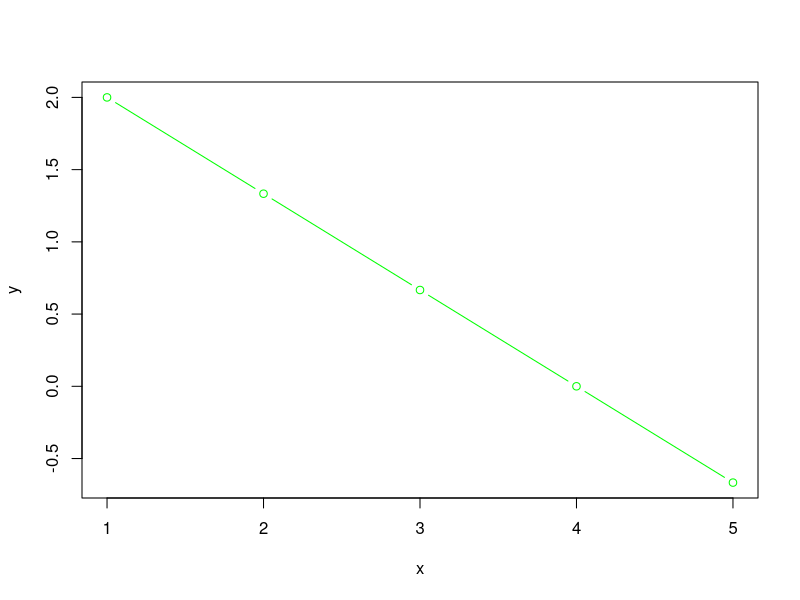
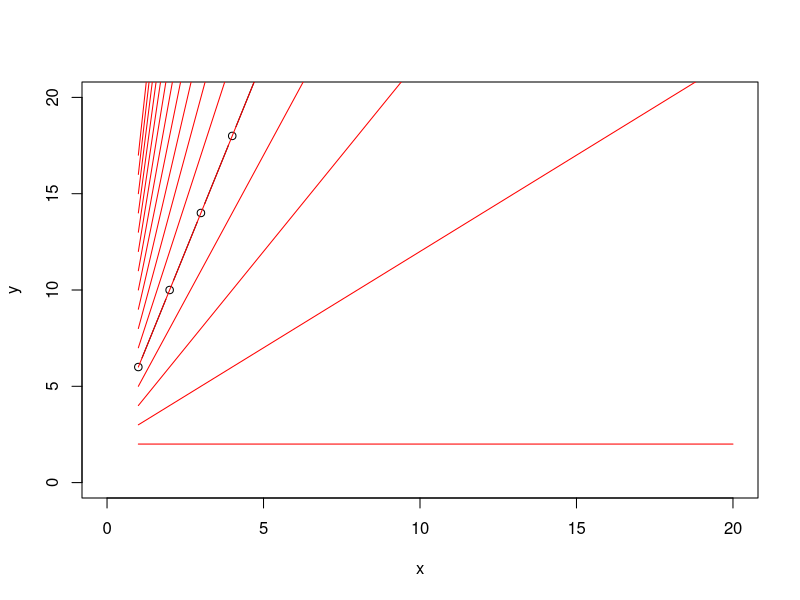
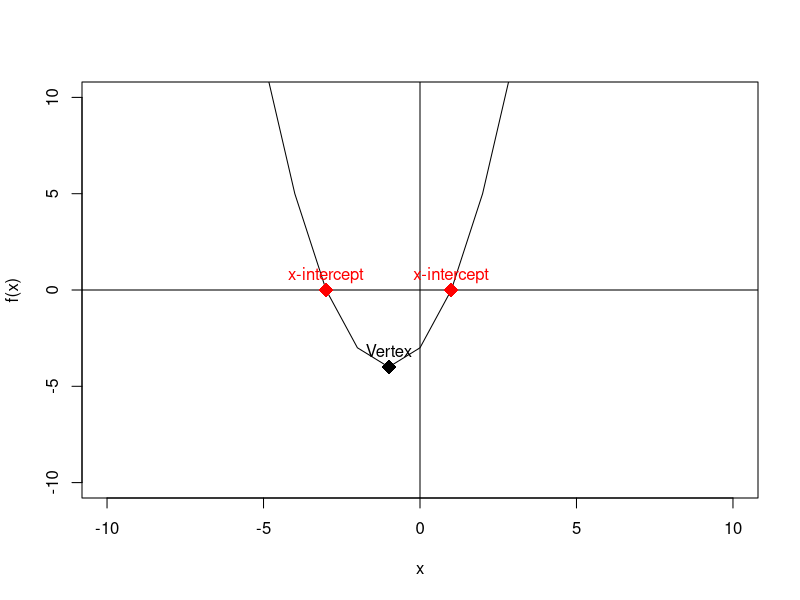
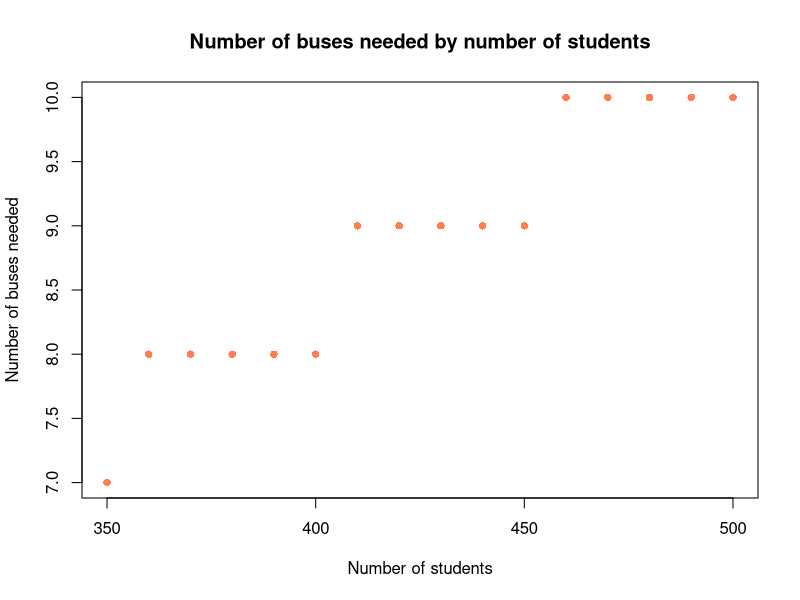
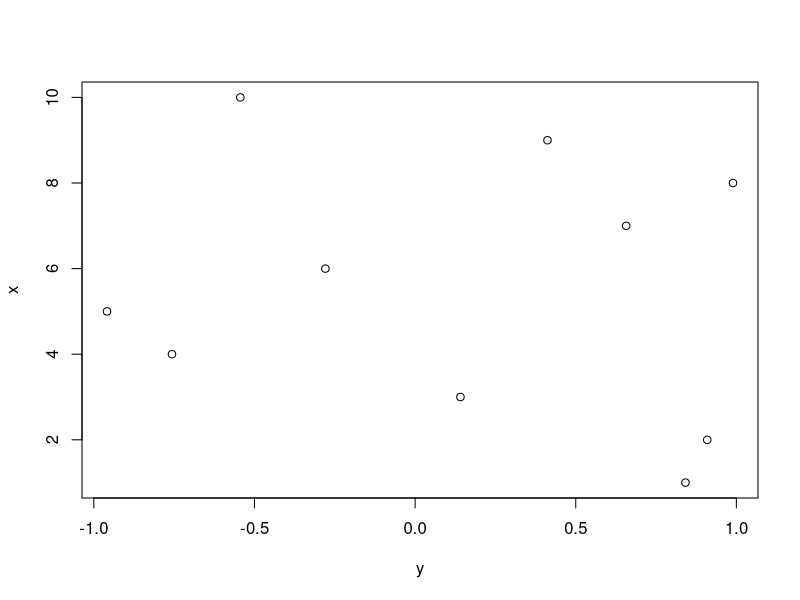
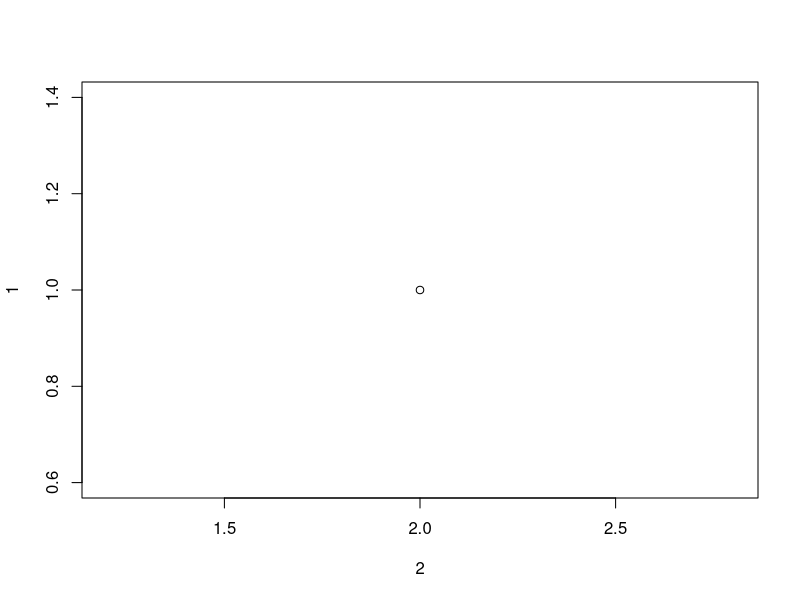
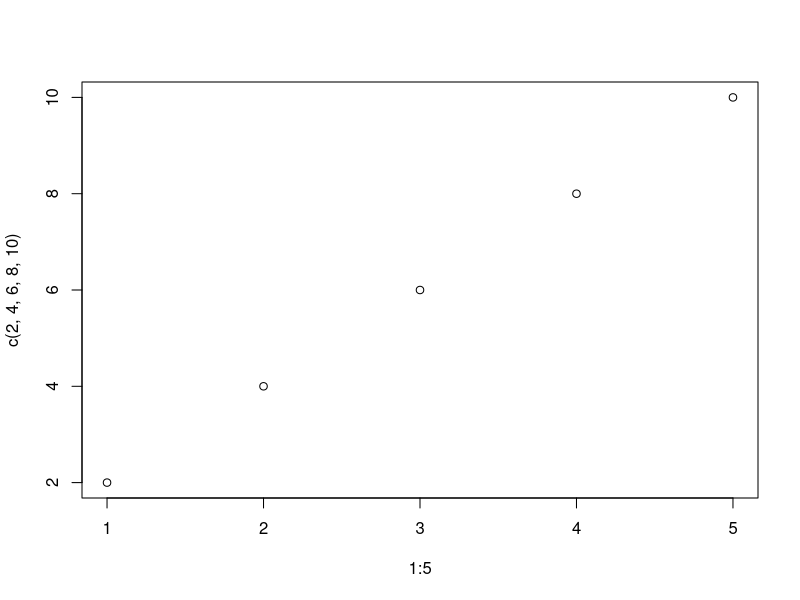

Generate these figures, in order, with R: (Note: this script raises an error after producing the figures.)
#equations and their graphs

#2x + 3y = 8

#solve for y

#3y = 8 -2x

x = 1:5

y = (8-2*x)/3
plot(x,y,type="b",col="green")




#straight line
# y = mx + b

m = 4
b = 2
x = 1:20


y = m*x + b

plot(x,y,type="b",xlim=c(0,20),ylim=c(0,20))

for ( m in 0:15){
  x = 1:20
  y = m*x + b
  lines(x,y,type="l",col="red")
}

#if m = 2

#example
# x = 1
# y =




#quadratic equation
#https://quantifyinghealth.com/plot-a-quadratic-function-in-r/
#A quadratic function is a function of the form: ax2+bx+c where a≠0
#f(x)=x2+2x–20

a = 1
b = 2
c = -3
f = function(x) {
  a*x^2 + b*x + c
}


#Plotting the quadratic function f(x)
#First, we have to choose a domain over which we want to plot f(x).

#Let’s try -10 ≤ x ≤ 10:

# domain over which we want to plot f(x)
x = -10:10
# plot f(x)
plot(x, f(x), type = 'l',xlim = range(-10:10), ylim = range(-10:10)) 


# type = 'l' plots a line instead of points
# plot the x and y axes
abline(h = 0)
abline(v = 0)

#Finding the vertex
#The vertex V of a quadratic equation, in this case the lowest point on the graph of f(x), is: V(−b2a,f(−b2a))


find.vertex = function(a, b, c) {
  x_vertex = -b/(2 * a)
  y_vertex = f(x_vertex)
  c(x_vertex, y_vertex)
}
V = find.vertex(a, b, c)


# add the vertex to the plot
points(x = V[1], y = V[2],
       pch = 18, cex = 2) # pch controls the form of the point and cex controls its size
# add a label next to the point
text(x = V[1], y = V[2],
     labels = "Vertex", pos = 3) # pos = 3 places the text above the point

# Finding the x-intercepts of f(x)
# The x-intercepts are the solutions of the quadratic equation f(x) = 0; they can be found by using the quadratic formula:
#   
#   x=−b±b2–4ac√2a
# The quantity b2–4ac
# is called the discriminant:
#   
#   if the discriminant is positive, then f(x) has 2 solutions (i.e. 2 x-intercepts).
# if the discriminant is zero, then f(x) has 1 solution (i.e. 1 x-intercept).
# if the discriminant is negative, then f(x) has no real solutions (i.e. does not intersect the x-axis).


# find the x-intercepts of f(x)
find.roots = function(a, b, c) {
  discriminant = b^2 - 4 * a * c
  if (discriminant > 0) {
    c((-b - sqrt(discriminant))/(2 * a), (-b + sqrt(discriminant))/(2 * a))
  }
  else if (discriminant == 0) {
    -b / (2 * a)
  }
  else {
    NaN
  }
}


solutions = find.roots(a, b, c)
# print(solutions) outputs: -5.582576  3.582576


# Adding the x-intercepts to the plot:

# add the x-intercepts to the plot
points(x = solutions, y = rep(0, length(solutions)), # x and y coordinates of the x-intercepts
       pch = 18, cex = 2, col = 'red')
text(x = solutions, y = rep(0, length(solutions)),
     labels = rep("x-intercept", length(solutions)),
     pos = 3, col = 'red')



# INPUTS =================================================================
# A typical school bus has 50 seats
bus_capacity = 50

# The number of students signing up for the trip may range from 350 to 500
# We will compute a result for each increment of 10 sign-ups
number_of_students = seq(from = 350, to = 500, by = 10)

# MODEL ==================================================================
# Compute the number of buses by first dividing the number of students 
# by the bus capacity and then rounding up the results
number_of_bus = ceiling(number_of_students/bus_capacity)

# OUTPUTS ================================================================
# Display results as a plot

plot(x    = number_of_students,   y    = number_of_bus, 
     xlab = "Number of students", ylab = "Number of buses needed",
     main = "Number of buses needed by number of students",
     pch  = 16, col = "coral")


###-------------------------------------------------------------------------##

x=seq(1:10)
y=sin(x)
plot(y,x)

plot(2,1)


plot(1:5 ,c(2,4,6,8,10))

students = 200:300
adults = ceiling(students / 15)
riders = students + adults

capacity_big = 50
capacity_small = 20

remainder = riders %% capacity_big

if(remainder == 0){
  buses_big = riders %/% capacity_big
  buses_small = 0
} else if (remainder <= 20){  
  buses_big = riders %/% capacity_big
  buses_small = 1
} else {
  buses_big = riders %/% capacity_big + 1
  buses_small = 0
}


plot(x = students, y = buses_big + buses_small)




a <- 5
b <- 6

a < b


#Crocodile
croctime <- function(x){ 5 * sqrt(36 + x^2) + 4 * (20 - x)}
curve(croctime, 0, 20, las = 1, lwd = 5, col = "#68A959",
      xlab = "distance", ylab = "time")



#chaos game
 plot(0:2,0:2,type = "n")
 x <- c(0,1,2)
 y <- c(0,2,0)
 points(x,y,pch = 19)
 labels <- c("A","B","C")
 text(x+.05,y,labels)
 segments(0,0,2,0)
 segments(0,0,1,2)
 segments(1,2,2,0)
 points(1,1,pch = 19)
 
 
 

 px <- 1
 py <- 1


 for(i in 2:10000){
   r <- sample(1:3,1)
  
    if (r == 1){
     x <- (px+0)/2
     y <- (py+0)/2
     c <- "red"
     }
   else if (r == 2){
     x <- (px+1)/2
     y <- (py+2)/2
     c <- "green"
     
   }else{
     x <- (px+2)/2
     y <- (py+0)/2
     c <- "blue"
   }
    
   points(x,y,pch = 19,col = c)
    px <- x
    py <- y
 }

 
 

 plot(sin, -pi, 2*pi) #plot the curve of y = sin(x) from -pi to 2*pi 
 square <- function(x) x*x #Define a function
 plot(square, -3, 2)# Plot the defined function
 
 # Plot a 3D surface using the following code
 x <- y <- seq(-1, 1, length=100)
 Z <- outer(x, y, function(x, y){1-x^2-y^2})
 # outer(x,y, function) gives the z values defined on x, y grid
 persp(x = x, y = y, z = Z, theta = 310)

 
 area <- function(r){
   pi * r ^ 2
 }

 
 
 
 for (month in 1:5) {
   if (month < 3) {
     print(paste('Winter, month', month))
   } else {
     print(paste('Spring, month', month))
   }
 }
 
 for (x in 1:5) {
   print(x)
 }